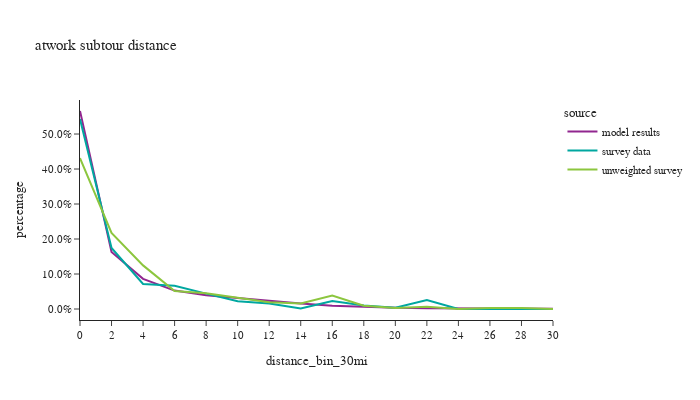

Here is the notebook cell this chart was saved with:
### Code cell
df_plot = atwork_subtour.loc[atwork_subtour['distance_bin_30mi'].notna()].groupby(['source','distance_bin_30mi'])['tour_weight'].sum().reset_index()
df_plot['percentage'] = df_plot.groupby(['source'], group_keys=False)['tour_weight']. \
    apply(lambda x: x / float(x.sum()))

fig2 = px.line(df_plot, x='distance_bin_30mi', y="percentage", color="source", title="atwork subtour distance")
fig2.for_each_annotation(lambda a: a.update(text = a.text.split("=")[-1]))
fig2.update_layout(height=400, width=700, font=dict(size=11), yaxis=dict(tickformat=".1%"))
fig2.show()

### Figure 1 — Plotly figure (JSON) as saved in the notebook; plotly's stock layout.template omitted (floating-point values rounded to 4 significant figures)
{"data": [{"hovertemplate": "source=model results<br>distance_bin_30mi=%{x}<br>percentage=%{y}<extra></extra>", "legendgroup": "model results", "line": {"color": "#91268F", "dash": "solid"}, "marker": {"symbol": "circle"}, "mode": "lines", "name": "model results", "orientation": "v", "showlegend": true, "type": "scatter", "x": ["0", "2", "4", "6", "8", "10", "12", "14", "16", "18", "20", "22", "24", "26", "28", "30"], "xaxis": "x", "y": [0.5658, 0.1627, 0.08625, 0.05268, 0.03906, 0.03075, 0.0223, 0.0155, 0.00959, 0.006111, 0.003479, 0.002392, 0.001608, 0.0009222, 0.0004988, 0.000361], "yaxis": "y"}, {"hovertemplate": "source=survey data<br>distance_bin_30mi=%{x}<br>percentage=%{y}<extra></extra>", "legendgroup": "survey data", "line": {"color": "#00A7A0", "dash": "solid"}, "marker": {"symbol": "circle"}, "mode": "lines", "name": "survey data", "orientation": "v", "showlegend": true, "type": "scatter", "x": ["0", "2", "4", "6", "8", "10", "12", "14", "16", "18", "20", "22", "24", "26", "28", "30"], "xaxis": "x", "y": [0.5428, 0.1743, 0.07155, 0.06657, 0.04402, 0.02195, 0.01567, 0.001163, 0.0231, 0.009716, 0.003355, 0.0253, 0.0, 0.0005527, 0.0, 0.0], "yaxis": "y"}, {"hovertemplate": "source=unweighted survey<br>distance_bin_30mi=%{x}<br>percentage=%{y}<extra></extra>", "legendgroup": "unweighted survey", "line": {"color": "#8CC63E", "dash": "solid"}, "marker": {"symbol": "circle"}, "mode": "lines", "name": "unweighted survey", "orientation": "v", "showlegend": true, "type": "scatter", "x": ["0", "2", "4", "6", "8", "10", "12", "14", "16", "18", "20", "22", "24", "26", "28", "30"], "xaxis": "x", "y": [0.4313, 0.2173, 0.1246, 0.05112, 0.04473, 0.03195, 0.01917, 0.01597, 0.03834, 0.009585, 0.003195, 0.00639, 0.0, 0.003195, 0.003195, 0.0], "yaxis": "y"}], "layout": {"font": {"size": 11}, "height": 400, "legend": {"title": {"text": "source"}, "tracegroupgap": 0}, "title": {"text": "atwork subtour distance"}, "width": 700, "xaxis": {"anchor": "y", "domain": [0.0, 1.0], "title": {"text": "distance_bin_30mi"}}, "yaxis": {"anchor": "x", "domain": [0.0, 1.0], "tickformat": ".1%", "title": {"text": "percentage"}}}}
